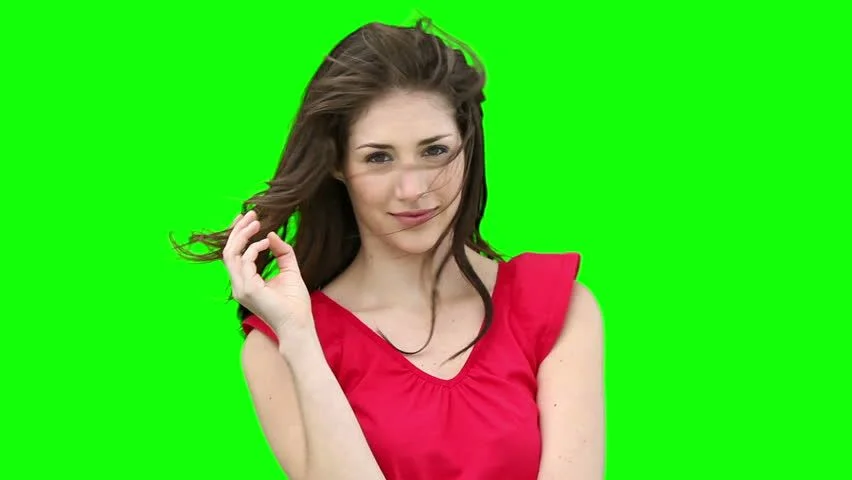
#> input picture girl.png, 852 x 480 px, given in place of the camera
$ python main-video.py
#> lines starting #> are read from the running program, lines starting #| are printed output that depends on the picture; after the words box and inside, x2 and y2 are one past the last pixel; in counts of white or black regions, pixels touching at a corner belong together
import cv2
import numpy as np

cap = cv2.VideoCapture(0)

panel = np.zeros([100, 700], np.uint8)
cv2.namedWindow("panel")


def nothing(x):
    pass


cv2.createTrackbar("L - h", "panel", 0, 179, nothing)
#> slider 'L - h' is set to 35
cv2.createTrackbar("U - h", "panel", 179, 179, nothing)

cv2.createTrackbar("L - s", "panel", 0, 255, nothing)
#> slider 'L - s' is set to 51
cv2.createTrackbar("U - s", "panel", 255, 255, nothing)

cv2.createTrackbar("L - v", "panel", 0, 255, nothing)
#> slider 'L - v' is set to 51
cv2.createTrackbar("U - v", "panel", 255, 255, nothing)
while True:
    _, frame = cap.read()
#> frame is the input picture: shape (480, 852, 3); mean B, G, R 37.2, 208.7, 66.6
    hsv = cv2.cvtColor(frame, cv2.COLOR_BGR2HSV)
#> hsv: shape (480, 852, 3); mean H, S, V 58.6, 209.9, 230.4

    lh = cv2.getTrackbarPos("L - h", "panel")
    uh = cv2.getTrackbarPos("U - h", "panel")

    ls = cv2.getTrackbarPos("L - s", "panel")
    us = cv2.getTrackbarPos("U - s", "panel")

    lv = cv2.getTrackbarPos("L - v", "panel")
    uv = cv2.getTrackbarPos("U - v", "panel")

    lower_green = np.array([lh, ls, lv])
    upper_green = np.array([uh, us, uv])

    mask = cv2.inRange(hsv, lower_green, upper_green)
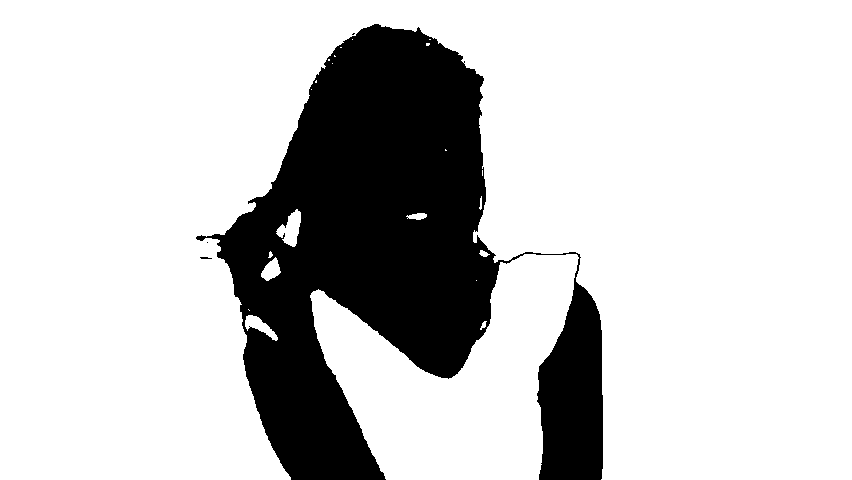
#> mask: shape (480, 852); 78.9% white; 4 black regions (3 under 20 px), largest, box (x1, y1, x2, y2) and area: (196, 24, 603, 480) 86356
    mask_inv = cv2.bitwise_not(mask)

    bg = cv2.bitwise_and(frame, frame, mask=mask)
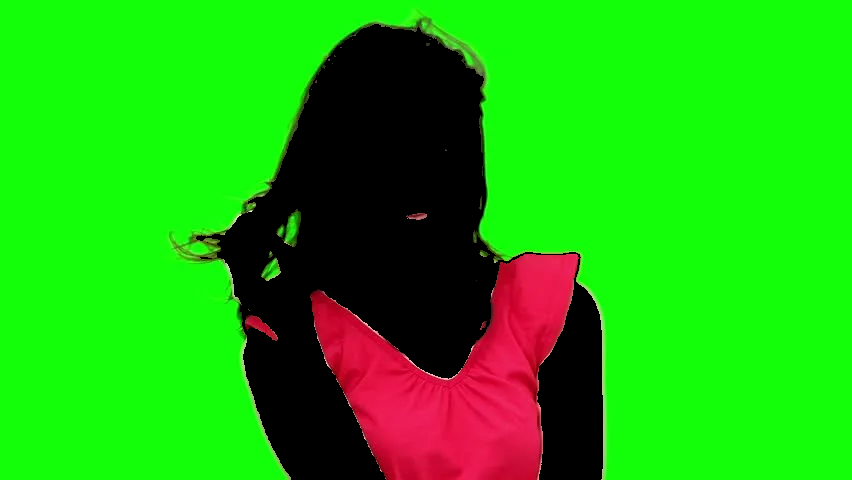
#> bg: shape (480, 852, 3); mean B, G, R 12.6, 180.1, 32.5
    fg = cv2.bitwise_and(frame, frame, mask=mask_inv)
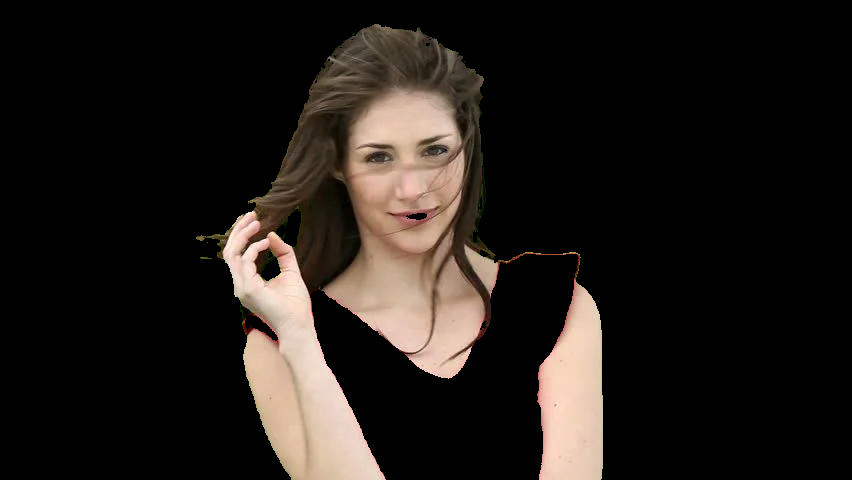
#> fg: shape (480, 852, 3); mean B, G, R 24.6, 28.6, 34.1
    cv2.imshow("panel", panel)
    cv2.imshow("bg", bg)
    cv2.imshow("fg", fg)
    k = cv2.waitKey(30) & 0xFF
#> (key Esc is pressed here)
    if k == 27:
        break

cap.release()
cv2.destroyAllWindows()

#sources: Pysource on youtube
